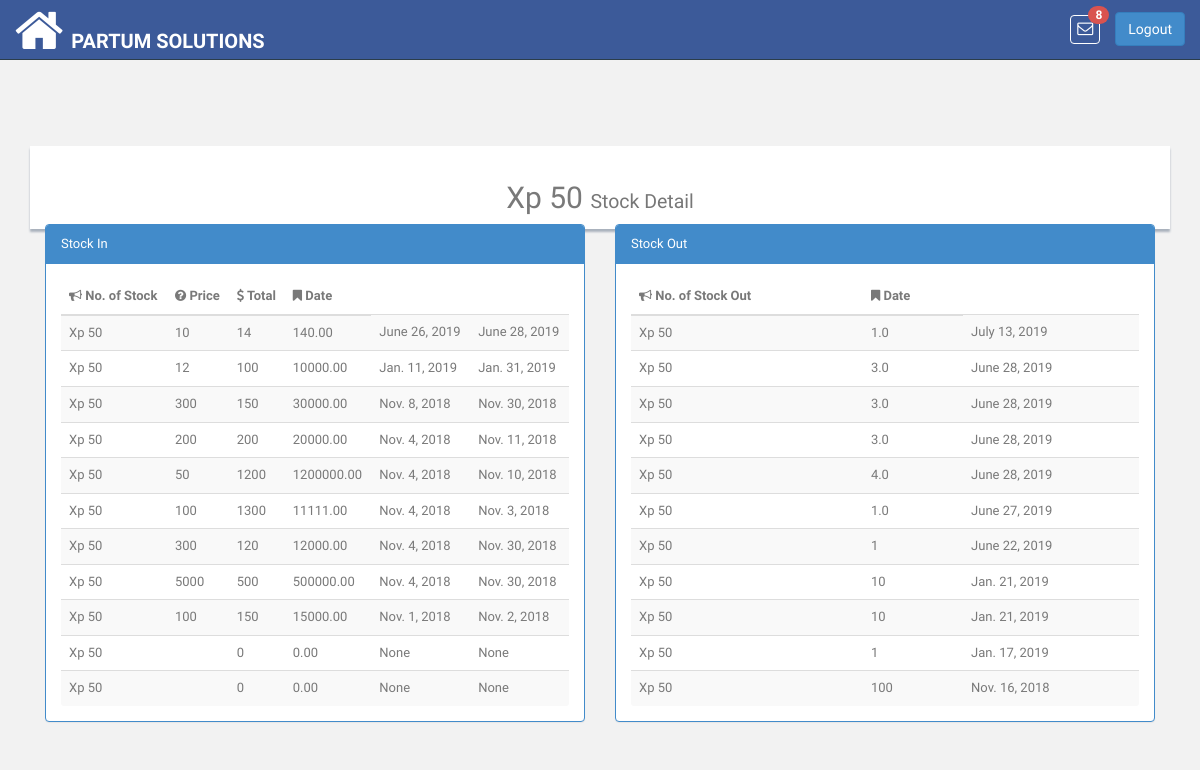
Page /product/stock/item/1/detail/ (signed in) on the committed database.
### pis_retailer/models.py (models this page shows, shortened)
class RetailerUser(models.Model):
    ROLE_TYPE_OWNER = 'owner'
    ROLE_TYPE_DATA_ENTRY_USER = 'data_entry_user'
    ROLE_TYPE_SALESMAN = 'salesman'
    ROLE_TYPE_VIEW_ACCOUNT = 'account_viewer'
    ROLE_TYPE_LEDGER_VIEW = 'ledger_viewer'
    ROLE_TYPES = (
        (ROLE_TYPE_OWNER, 'Owner'),
        (ROLE_TYPE_DATA_ENTRY_USER, 'Data Entry User'),
        (ROLE_TYPE_SALESMAN, 'Salesman'),
        (ROLE_TYPE_VIEW_ACCOUNT, 'Account Viewer'),
        (ROLE_TYPE_LEDGER_VIEW, 'Ledger Viewer'),
    )
    user = models.OneToOneField(User, related_name='retailer_user',on_delete=models.CASCADE)
    retailer = models.ForeignKey(Retailer, related_name='u_retailer',on_delete=models.CASCADE)
    role_type = models.CharField(
        max_length=100, choices=ROLE_TYPES, default=ROLE_TYPE_OWNER
    )

class Retailer(DatedModel):
    name = models.CharField(max_length=100)
    slug = models.SlugField(blank=False)
    package = models.CharField(max_length=200, null=True, blank=True)
    package_price = models.CharField(max_length=200, null=True, blank=True)
    package_expiry = models.DateField(blank=True, null=True)
    logo = models.ImageField(
        upload_to='images/retailer/logo/', max_length=1024,
        blank=True, null=True
    )

### pis_product/models.py (models this page shows, shortened)
class Product(models.Model):
    UNIT_TYPE_KG = 'Kilogram'
    UNIT_TYPE_GRAM = 'Gram'
    UNIT_TYPE_LITRE = 'Litre'
    UNIT_TYPE_QUANTITY = 'Quantity'
    UNIT_TYPES = (
        (UNIT_TYPE_KG, 'Kilogram'),
        (UNIT_TYPE_GRAM, 'Gram'),
        (UNIT_TYPE_LITRE, 'Litre'),
        (UNIT_TYPE_QUANTITY, 'Quantity'),
    )
    unit_type = models.CharField(
        choices=UNIT_TYPES, default=UNIT_TYPE_QUANTITY,
        blank=True, null=True, max_length=200
    )
    name = models.CharField(max_length=100, unique=True)
    brand_name = models.CharField(max_length=200, blank=True, null=True)
    retailer = models.ForeignKey(
        'pis_retailer.Retailer',
        related_name='retailer_product',on_delete=models.CASCADE
    )
    bar_code = models.CharField(max_length=13, unique=True, blank=True,
                                null=True)
    def __unicode__(self):
        return self.name
    def product_available_items(self):
        try:
            obj_stock_in = self.stockin_product.aggregate(Sum('quantity'))
            stock_in = float(obj_stock_in.get('quantity__sum'))
        except:
            stock_in = 0
        try:
            obj_stock_out = self.stockout_product.aggregate(
                Sum('stock_out_quantity'))
            stock_out = float(obj_stock_out.get('stock_out_quantity__sum'))
        except:
            stock_out = 0
        return  stock_in - stock_out

class StockIn(models.Model):
    product = models.ForeignKey(
        Product, related_name='stockin_product',on_delete=models.CASCADE
    )
    quantity = models.CharField(
        max_length=100, blank=True, null=True
    )
    price_per_item = models.DecimalField(
        max_digits=65, decimal_places=2, default=0, blank=True, null=True,
        help_text="Selling Price for a Single Item"
    )
    total_amount = models.DecimalField(
        max_digits=65, decimal_places=2, default=0, blank=True, null=True
    )
    buying_price_item = models.DecimalField(
        max_digits=65, decimal_places=2, default=0, blank=True, null=True,
        help_text='Buying Price for a Single Item'
    )
    total_buying_amount = models.DecimalField(
        max_digits=65, decimal_places=2, default=0, blank=True, null=True
    )
    dated_order = models.DateField(blank=True, null=True)
    stock_expiry = models.DateField(blank=True, null=True)

class StockOut(models.Model):
    product = models.ForeignKey(
        Product, related_name='stockout_product',on_delete=models.CASCADE
    )
    invoice = models.ForeignKey(
        'pis_sales.SalesHistory', related_name='out_invoice',
        blank=True, null=True,on_delete=models.CASCADE
    )
    purchased_item = models.ForeignKey(
        PurchasedProduct, related_name='out_purchased',
        blank=True, null=True,on_delete=models.CASCADE
    )
    stock_out_quantity=models.CharField(max_length=100, blank=True, null=True)
    selling_price = models.DecimalField(
        max_digits=65, decimal_places=2, default=0, blank=True, null=True
    )
    buying_price = models.DecimalField(
        max_digits=65, decimal_places=2, default=0, blank=True, null=True
    )
    dated=models.DateField(blank=True, null=True)

### pis_product/views.py (the view)
# urls.py: re_path(r'^stock/item/(?P<product_id>\d+)/detail/$',StockDetailView.as_view(),name='stock_detail'),
class StockDetailView(TemplateView):
    template_name = 'products/stock_detail.html'
    def get_context_data(self, **kwargs):
        context = super(
            StockDetailView, self).get_context_data(**kwargs)
        try:
            item = Product.objects.get(id=self.kwargs.get('product_id'))
        except StockIn.DoesNotExist:
            return Http404('Item does not exists in database')
        item_stocks_in = item.stockin_product.all()
        item_stocks_out = item.stockout_product.all()
        context.update({
            'item': item,
            'item_stock_in': item_stocks_in.order_by('-dated_order'),
            'item_stock_out': item_stocks_out.order_by('-dated'),
        })
        return context

### pis_com/templatetags/template_tags.py (called while the page is built)
@register.simple_tag
def product_notifications(retailer_id):
    return Product.objects.filter(retailer__id=retailer_id)

### templates/products/stock_detail.html
{% extends 'base.html' %}
{% block content %}
    <div class="container">
        <div class="row">
            <div class="col-lg-12">
                <br>
                <br><br>
                <div class="content-panel">
                    <h2 class="text-center">{{ item.name|title }} <small>Stock Detail</small></h2>
                    {% if item_stock_in.exists %}
                        <div class="col-lg-6 col-md-12 col-sm-12">
                            <div class="panel panel-primary">
                                <div class="panel-heading">
                                    Stock In
                                </div>
                                <div class="panel-body table-responsive">
                                    <table class="table table-striped table-advance table-hover ledger-table table-responsive">
                                        <thead>
                                        <tr>
                                            <th><i class="fa fa-bullhorn"></i> No. of Stock</th>
                                            <th><i class="fa fa-question-circle"></i> Price</th>
                                            <th><i class="fa fa-dollar"></i> Total</th>
                                            <th><i class="fa fa-bookmark"></i> Date</th>
                                        </tr>
                                        </thead>
                                        <tbody class="item-table-body">
                                        {% for st_in in item_stock_in %}
                                            <tr>
                                                <td>{{ st_in.product}}</td>
                                                <td>{{ st_in.quantity|floatformat:'-2' }}</td>
                                                <td>{{ st_in.price_per_item|floatformat:'-2' }}</td>
                                                <td>{{ st_in.total_amount }}</td>
                                                <td>{{ st_in.dated_order }}</td>
                                                <td>{{ st_in.stock_expiry }}</td>
                                            </tr>
                                        {% endfor %}
                                        </tbody>
                                    </table>
                                </div>
                            </div>
                        </div>
                    {% endif %}
                    {% if item_stock_out.exists %}
                        <div class="col-lg-6 col-md-12 col-sm-12">
                            <div class="panel panel-primary">
                                <div class="panel-heading">
                                    Stock Out
                                </div>
                                <div class="panel-body table-responsive">
                                    <table class="table table-striped table-advance table-hover payment-table table-responsive">
                                        <thead>
                                        <tr>
                                            <th><i class="fa fa-bullhorn"></i> No. of Stock Out</th>
                                            <th><i class="fa fa-bookmark"></i> Date</th>
                                        </tr>
                                        </thead>
                                        <tbody class="item-table-body">
                                        {% for st_out in item_stock_out %}
                                            <tr>
                                                <td>{{ st_out.product}}</td>
                                                <td>{{ st_out.stock_out_quantity }}</td>
                                                <td>{{ st_out.dated }}</td>
                                            </tr>
                                        {% endfor %}
                                        </tbody>
                                    </table>
                                </div>
                            </div>
                        </div>
                    {% endif %}
                </div>
            </div>
        </div>
    </div>
{% endblock %}

### templates/base.html (shortened to what this page needs)
<!DOCTYPE html>
<html lang="en" xmlns="http://www.w3.org/1999/html">
{% load static %}
{% load template_tags %}
<head>
    <link href="{% static 'css/bootstrap.css' %}" rel="stylesheet">
    <link href="{% static 'font-awesome/css/font-awesome.css' %}" rel="stylesheet" />
    <link rel="stylesheet" type="text/css" href="{% static 'css/zabuto_calendar.css' %}">
    <link rel="stylesheet" type="text/css" href="{% static 'js/gritter/css/jquery.gritter.css' %}" />
    <link rel="stylesheet" type="text/css" href="{% static 'lineicons/style.css' %}">
    <link href="{% static 'css/style.css' %}" rel="stylesheet">
    <link href="{% static 'css/style-responsive.css' %}" rel="stylesheet">
    <link href="{% static 'css/profileImage.css' %}" rel="stylesheet" type="text/css"/>
    <link href="{% static 'css/sweetalert2.min.css' %}" rel="stylesheet" />
</head>
<body>
<section id="container" >
    <header class="header black-bg">
        <a href="{% url 'index' %}" class="home_icon" style="float:left"><i class="fa fa-home fa-4x" aria-hidden="true"></i></a>
        <a href="{% url 'index' %}" class="logo"><b>{{ request.user.retailer_user.retailer.name }}</b></a>
        <div class="right_div">
            <div class="nav notify-row" id="top_menu">
                {% product_notifications retailer_id=request.user.retailer_user.retailer.id as p_n %}
                <ul class="nav top-menu">
                    <li id="header_inbox_bar" class="dropdown">
                        <a data-toggle="dropdown" class="dropdown-toggle msg" href="index.html#">
                            <i class="fa fa-envelope-o"></i> <span class="badge badge-danger notification_count" style="background: #d9534f"></span>
                        </a>
                    </li>
                </ul>
            </div>
            <div class="top-menu">
                <a tabindex="logout" class="btn btn-primary" href="{% url 'logout' %}" style="margin-top: 12px;">Logout</a>
            </div>
        </div>
    </header>
    <section class="wrapper">
        {% block content %}{% endblock %}
    </section>
</section>
</body>
</html>

### app_static/css/style.css (style rules this page uses)
body { color: #797979; background: #f2f2f2; font-family: 'Ruda', sans-serif; padding: 0px !important; margin: 0px !important; font-size:13px; }
ul li { list-style: none; }
a, a:hover, a:focus { text-decoration: none; outline: none; }
#container { width: 100%; height: 100%; }
.header, .footer { min-height: 60px; padding: 0 15px; }
.header { position: fixed; left: 0; right: 0; z-index: 1002; }
.black-bg { background: #3C5A99; border-bottom: 1px solid #2B3D4A; }
.wrapper { display: inline-block; margin-top: 90px; padding-left: 15px; padding-right: 15px; padding-bottom: 15px; padding-top: 0px; width: 100%; }
a.logo { font-size: 20px; color: #ffffff; float: left; margin-top: 27px; text-transform: uppercase; }
a.logo b { font-weight: 900; }
#top_menu .nav > li, ul.top-menu > li { float: left; }
.notify-row { float: left; margin-top: 15px; margin-left: 92px; }
ul.top-menu > li > a { color: #666666; font-size: 16px; border-radius: 4px; -webkit-border-radius: 4px; border:1px solid #68dff0; padding: 2px 6px; margin-right: 15px; }
.notify-row .badge { position: absolute; right: -10px; top: -10px; z-index: 100; }
.content-panel { background: #ffffff; box-shadow: 0px 3px 2px #aab2bd; padding-top: 15px; padding-bottom: 5px; }

### templates/base.html (style rules this page uses)
.msg { color: #fff !important; border:none !important; border: 1px solid #fff !important; }
.right_div { float:right; }
.notify-row { margin-left: -45px !important; }
.home_icon { float:left; color:#fff; margin-right:8px; margin-top:5px; }

### rows in the picture
Product: name "Xp 50"
StockIn: product "Xp 50", quantity "10", price_per_item "14", total_amount "140.00", dated_order "June 26, 2019", stock_expiry "June 28, 2019"
StockIn: product "Xp 50", quantity "12", price_per_item "100", total_amount "10000.00", dated_order "Jan. 11, 2019", stock_expiry "Jan. 31, 2019"
StockIn: product "Xp 50", quantity "300", price_per_item "150", total_amount "30000.00", dated_order "Nov. 8, 2018", stock_expiry "Nov. 30, 2018"
StockIn: product "Xp 50", quantity "200", price_per_item "200", total_amount "20000.00", dated_order "Nov. 4, 2018", stock_expiry "Nov. 11, 2018"
StockIn: product "Xp 50", quantity "50", price_per_item "1200", total_amount "1200000.00", dated_order "Nov. 4, 2018", stock_expiry "Nov. 10, 2018"
StockIn: product "Xp 50", quantity "100", price_per_item "1300", total_amount "11111.00", dated_order "Nov. 4, 2018", stock_expiry "Nov. 3, 2018"
StockIn: product "Xp 50", quantity "300", price_per_item "120", total_amount "12000.00", dated_order "Nov. 4, 2018", stock_expiry "Nov. 30, 2018"
StockIn: product "Xp 50", quantity "5000", price_per_item "500", total_amount "500000.00", dated_order "Nov. 4, 2018", stock_expiry "Nov. 30, 2018"
StockIn: product "Xp 50", quantity "100", price_per_item "150", total_amount "15000.00", dated_order "Nov. 1, 2018", stock_expiry "Nov. 2, 2018"
StockIn: product "Xp 50", price_per_item "0", total_amount "0.00", dated_order "None", stock_expiry "None"
StockIn: product "Xp 50", price_per_item "0", total_amount "0.00", dated_order "None", stock_expiry "None"
StockOut: product "Xp 50", stock_out_quantity "1.0", dated "July 13, 2019"
StockOut: product "Xp 50", stock_out_quantity "3.0", dated "June 28, 2019"
StockOut: product "Xp 50", stock_out_quantity "3.0", dated "June 28, 2019"
StockOut: product "Xp 50", stock_out_quantity "3.0", dated "June 28, 2019"
StockOut: product "Xp 50", stock_out_quantity "4.0", dated "June 28, 2019"
StockOut: product "Xp 50", stock_out_quantity "1.0", dated "June 27, 2019"
StockOut: product "Xp 50", stock_out_quantity "1", dated "June 22, 2019"
StockOut: product "Xp 50", stock_out_quantity "10", dated "Jan. 21, 2019"
StockOut: product "Xp 50", stock_out_quantity "10", dated "Jan. 21, 2019"
StockOut: product "Xp 50", stock_out_quantity "1", dated "Jan. 17, 2019"
StockOut: product "Xp 50", stock_out_quantity "100", dated "Nov. 16, 2018"

### other values in the picture
{{ request.user.retailer_user.retailer.name }} "PARTUM SOLUTIONS"
